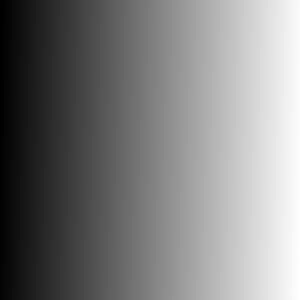
#> input picture sample/gradient.png, 300 x 300 px
$ jupyter execute 'Image Threshholding.ipynb'   (Python 2 division)
#> lines starting #> are read from the running program, lines starting #| are printed output that depends on the picture; after the words box and inside, x2 and y2 are one past the last pixel; in counts of white or black regions, pixels touching at a corner belong together
[cell 1]
import cv2
import numpy as np
from matplotlib import pyplot as plt

img = cv2.imread('sample/gradient.png',0)
#> img: shape (300, 300); min 0, max 255, mean 126.3
ret,thresh1 = cv2.threshold(img,127,255,cv2.THRESH_BINARY)
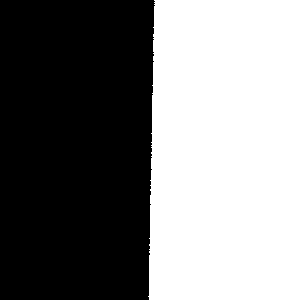
#> thresh1: shape (300, 300); 49.5% white; 1 white region, box (x1, y1, x2, y2) and area: (148, 0, 300, 300) 44573
ret,thresh2 = cv2.threshold(img,127,255,cv2.THRESH_BINARY_INV)
ret,thresh3 = cv2.threshold(img,127,255,cv2.THRESH_TRUNC)
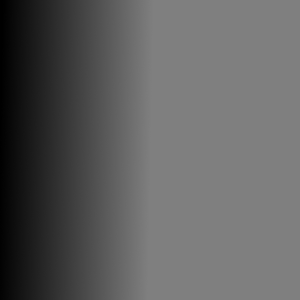
#> thresh3: shape (300, 300); min 0, max 127, mean 95.1
ret,thresh4 = cv2.threshold(img,127,255,cv2.THRESH_TOZERO)
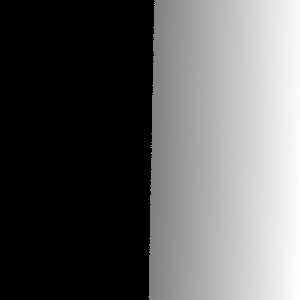
#> thresh4: shape (300, 300); min 0, max 255, mean 94.1
ret,thresh5 = cv2.threshold(img,127,255,cv2.THRESH_TOZERO_INV)
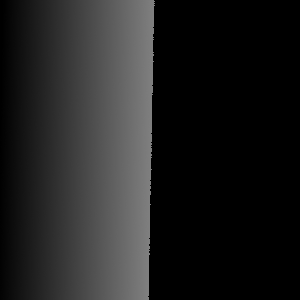
#> thresh5: shape (300, 300); min 0, max 127, mean 32.2

titles = ['Original Image','BINARY','BINARY_INV','TRUNC','TOZERO','TOZERO_INV']
images = [img, thresh1, thresh2, thresh3, thresh4, thresh5]

for i in xrange(6):
    plt.subplot(2,3,i+1),plt.imshow(images[i],'gray')
    plt.title(titles[i])
    plt.xticks([]),plt.yticks([])

plt.show()

[cell 2]
import cv2
import numpy as np
from matplotlib import pyplot as plt

img = cv2.imread('sample/right03.jpg',0)
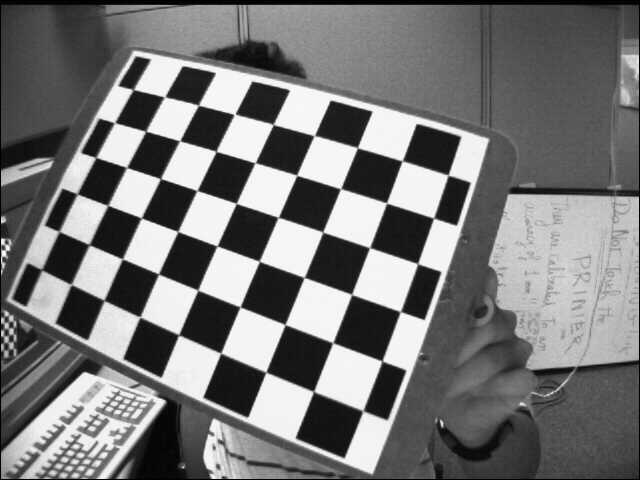
#> input picture sample/right03.jpg, 640 x 480 px
#> img is the input picture: shape (480, 640); min 0, max 255, mean 119.3
img = cv2.medianBlur(img,5)

ret,th1 = cv2.threshold(img,127,255,cv2.THRESH_BINARY)
#> th1: shape (480, 640); 39.5% white; 28 white regions (12 under 20 px), largest, box (x1, y1, x2, y2) and area: (7, 50, 490, 474) 69438, (489, 194, 639, 370) 22645, (107, 5, 403, 95) 13958
th2 = cv2.adaptiveThreshold(img,255,cv2.ADAPTIVE_THRESH_MEAN_C,\
            cv2.THRESH_BINARY,11,2)
#> th2: shape (480, 640); 71% white; 967 black regions (736 under 20 px), largest, box (x1, y1, x2, y2) and area: (0, 0, 640, 480) 29893, (13, 57, 217, 340) 8804, (124, 291, 266, 417) 3438
th3 = cv2.adaptiveThreshold(img,255,cv2.ADAPTIVE_THRESH_GAUSSIAN_C,\
            cv2.THRESH_BINARY,11,2)
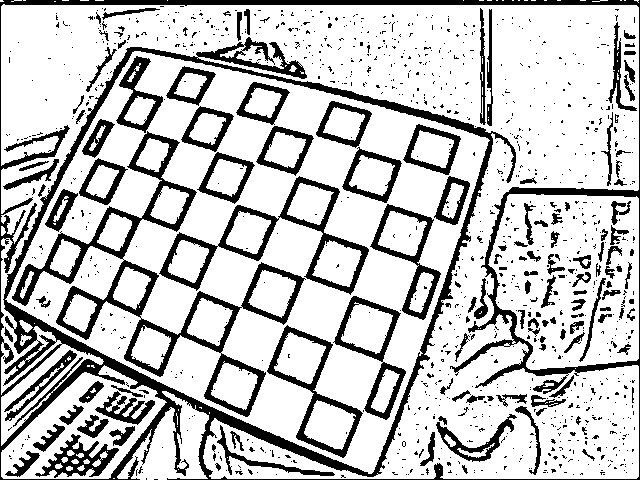
#> th3: shape (480, 640); 77.2% white; 1096 black regions (959 under 20 px), largest, box (x1, y1, x2, y2) and area: (0, 0, 640, 480) 24457, (12, 131, 306, 417) 8798, (159, 176, 369, 295) 3565

titles = ['Original Image', 'Global Thresholding (v = 127)',
            'Adaptive Mean Thresholding', 'Adaptive Gaussian Thresholding']
images = [img, th1, th2, th3]

for i in xrange(4):
    plt.subplot(2,2,i+1),plt.imshow(images[i],'gray')
    plt.title(titles[i])
    plt.xticks([]),plt.yticks([])
plt.show()

[cell 3]
import cv2
import numpy as np
from matplotlib import pyplot as plt

img = cv2.imread('sample/right03.jpg',0)

# global thresholding
ret1,th1 = cv2.threshold(img,127,255,cv2.THRESH_BINARY)
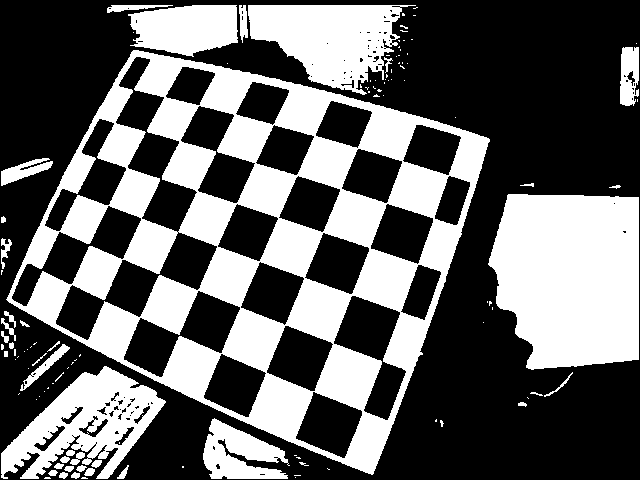
#> th1: shape (480, 640); 39.5% white; 116 white regions (77 under 20 px), largest, box (x1, y1, x2, y2) and area: (6, 50, 490, 475) 69255, (488, 194, 639, 370) 22652, (248, 5, 416, 95) 8890

# Otsu's thresholding
ret2,th2 = cv2.threshold(img,0,255,cv2.THRESH_BINARY+cv2.THRESH_OTSU)
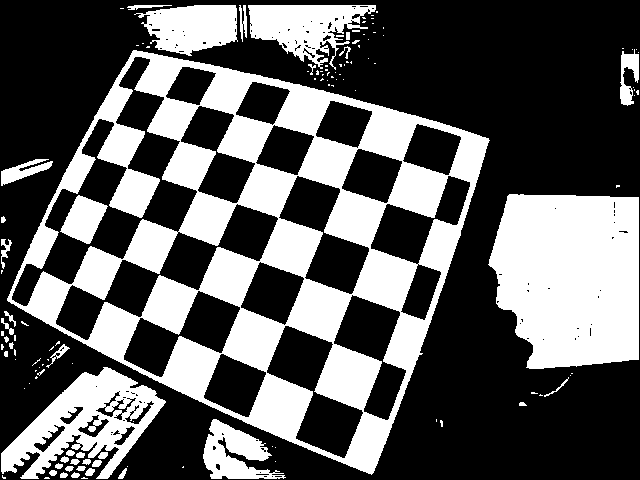
#> th2: shape (480, 640); 36.7% white; 125 white regions (85 under 20 px), largest, box (x1, y1, x2, y2) and area: (7, 50, 490, 475) 66798, (488, 194, 639, 369) 22511, (1, 367, 166, 479) 8120
#> ret2 = 139

# Otsu's thresholding after Gaussian filtering
blur = cv2.GaussianBlur(img,(5,5),0)
ret3,th3 = cv2.threshold(blur,0,255,cv2.THRESH_BINARY+cv2.THRESH_OTSU)
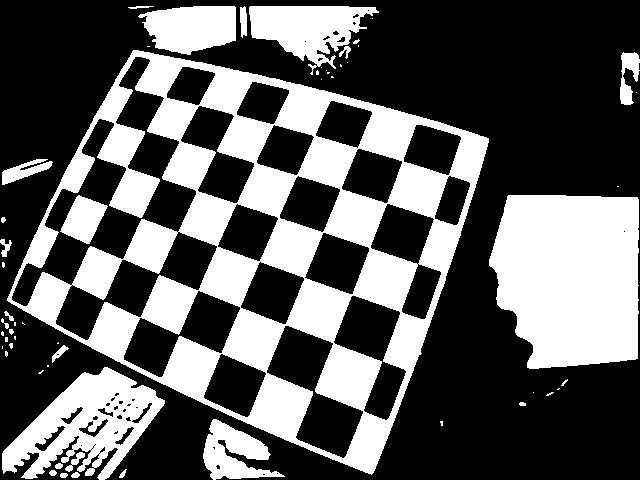
#> th3: shape (480, 640); 36.9% white; 56 white regions (30 under 20 px), largest, box (x1, y1, x2, y2) and area: (7, 50, 489, 475) 67170, (489, 195, 639, 369) 22392, (2, 367, 165, 480) 8936
#> ret3 = 138

# plot all the images and their histograms
images = [img, 0, th1,
          img, 0, th2,
          blur, 0, th3]
titles = ['Original Noisy Image','Histogram','Global Thresholding (v=127)',
          'Original Noisy Image','Histogram',"Otsu's Thresholding",
          'Gaussian filtered Image','Histogram',"Otsu's Thresholding"]

for i in xrange(3):
    plt.subplot(3,3,i*3+1),plt.imshow(images[i*3],'gray')
    plt.title(titles[i*3]), plt.xticks([]), plt.yticks([])
    plt.subplot(3,3,i*3+2),plt.hist(images[i*3].ravel(),256)
    plt.title(titles[i*3+1]), plt.xticks([]), plt.yticks([])
    plt.subplot(3,3,i*3+3),plt.imshow(images[i*3+2],'gray')
    plt.title(titles[i*3+2]), plt.xticks([]), plt.yticks([])
plt.show()
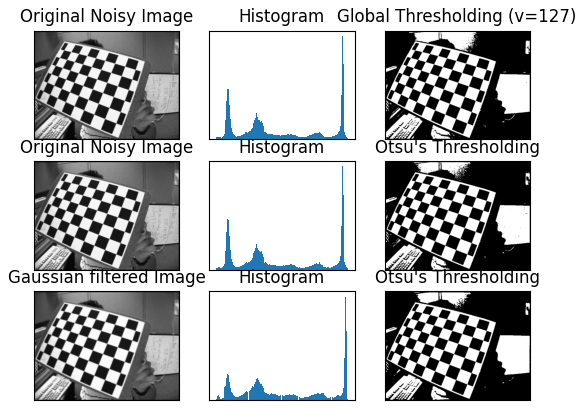
#> figure drawn by matplotlib, 9 panels

[cell 4]
img = cv2.imread('sample/right03.jpg',0)
blur = cv2.GaussianBlur(img,(5,5),0)

# find normalized_histogram, and its cumulative distribution function
hist = cv2.calcHist([blur],[0],None,[256],[0,256])
#> hist = 256 values, max 15724 at index 244, min 0 at index 0, mean 1200
hist_norm = hist.ravel()/hist.max()
#> hist_norm = 256 values, max 1 at index 244, min 0 at index 0, mean 0.0763
Q = hist_norm.cumsum()
#> Q = 256 values from 0 to 19.54

bins = np.arange(256)

fn_min = np.inf
thresh = -1

for i in xrange(1,256):
    p1,p2 = np.hsplit(hist_norm,[i]) # probabilities
    q1,q2 = Q[i],Q[255]-Q[i] # cum sum of classes
    b1,b2 = np.hsplit(bins,[i]) # weights

    # finding means and variances
    m1,m2 = np.sum(p1*b1)/q1, np.sum(p2*b2)/q2
    v1,v2 = np.sum(((b1-m1)**2)*p1)/q1,np.sum(((b2-m2)**2)*p2)/q2

    # calculates the minimization function
    fn = v1*q1 + v2*q2
    if fn < fn_min:
        fn_min = fn
        thresh = i
#> this loop made 255 passes
#> (p1, q1, q2, m1, m2, v1, v2, fn) on passes 1 to 6: ([0], 0.00191, 19.54, 0, 119.4, 0, 6127.8, 119707.2), ([0, 0.00191], 0.0167, 19.52, 0.115, 119.5, 0.0898, 6131.1, 119680.6), ([0, 0.00191, 0.0148], 0.0476, 19.49, 0.66, 119.7, 0.561, 6130.4, 119477.6), ([0, 0.00191, 0.0148, 0.031], 0.0893, 19.45, 1.39, 120, 0.961, 6121.9, 119057), ([0, 0.00191, 0.0148, 0.031, 0.0417], 0.126, 19.41, 2.31, 120.2, 1.1, 6104.6, 118497.8), ([0, 0.00191, 0.0148, 0.031, 0.0417, 0.0366], 0.178, 19.36, 2.66, 120.5, 1.63, 6096.2, 118014)
#> (q1, q2, m1, m2, v1, v2, fn, fn_min) on passes 9 to 14: (0.249, 19.29, 4.93, 120.9, 3.05, 6043.7, 116568.7, 116568.7), (0.261, 19.28, 5.13, 121, 3.55, 6039.5, 116420, 116420), (0.269, 19.27, 5.38, 121, 4.27, 6035, 116282.5, 116282.5), (0.28, 19.26, 5.5, 121.1, 5, 6033.1, 116178.9, 116178.9), (0.295, 19.24, 5.68, 121.2, 6.22, 6030.8, 116045.5, 116045.5), (0.312, 19.23, 6, 121.3, 8.14, 6027, 115873.1, 115873.1)

# find otsu's threshold value with OpenCV function
ret, otsu = cv2.threshold(blur,0,255,cv2.THRESH_BINARY+cv2.THRESH_OTSU)
print thresh,ret
#| 139 138.0
